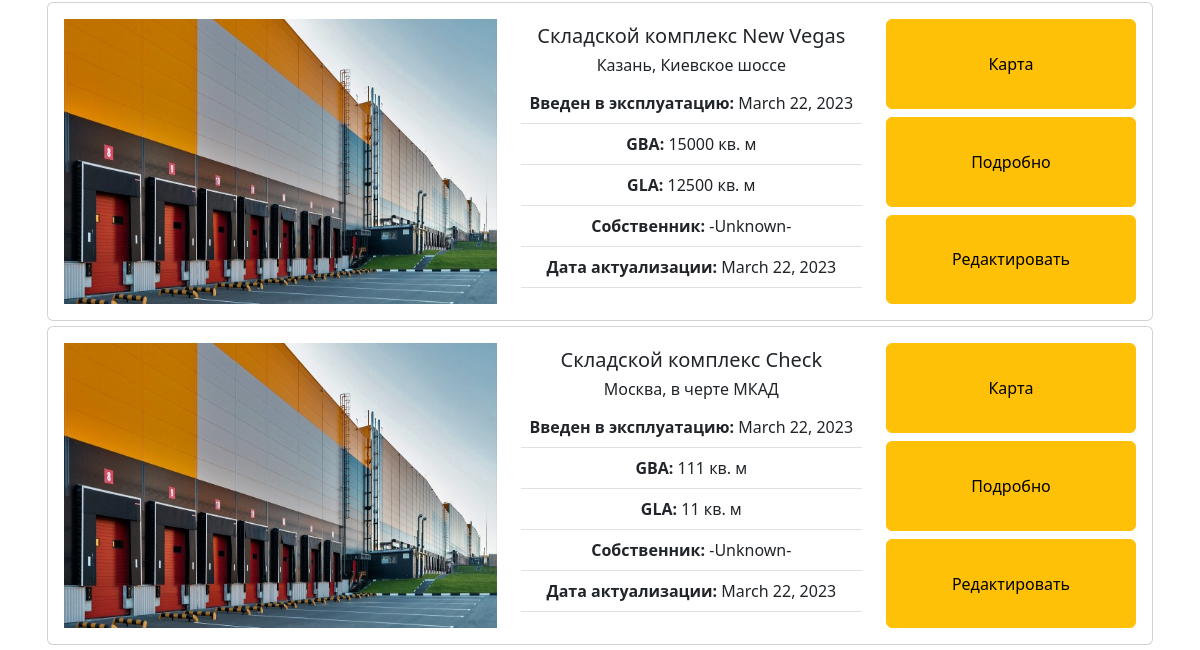
Page /property (lower part) on the earlier database version.
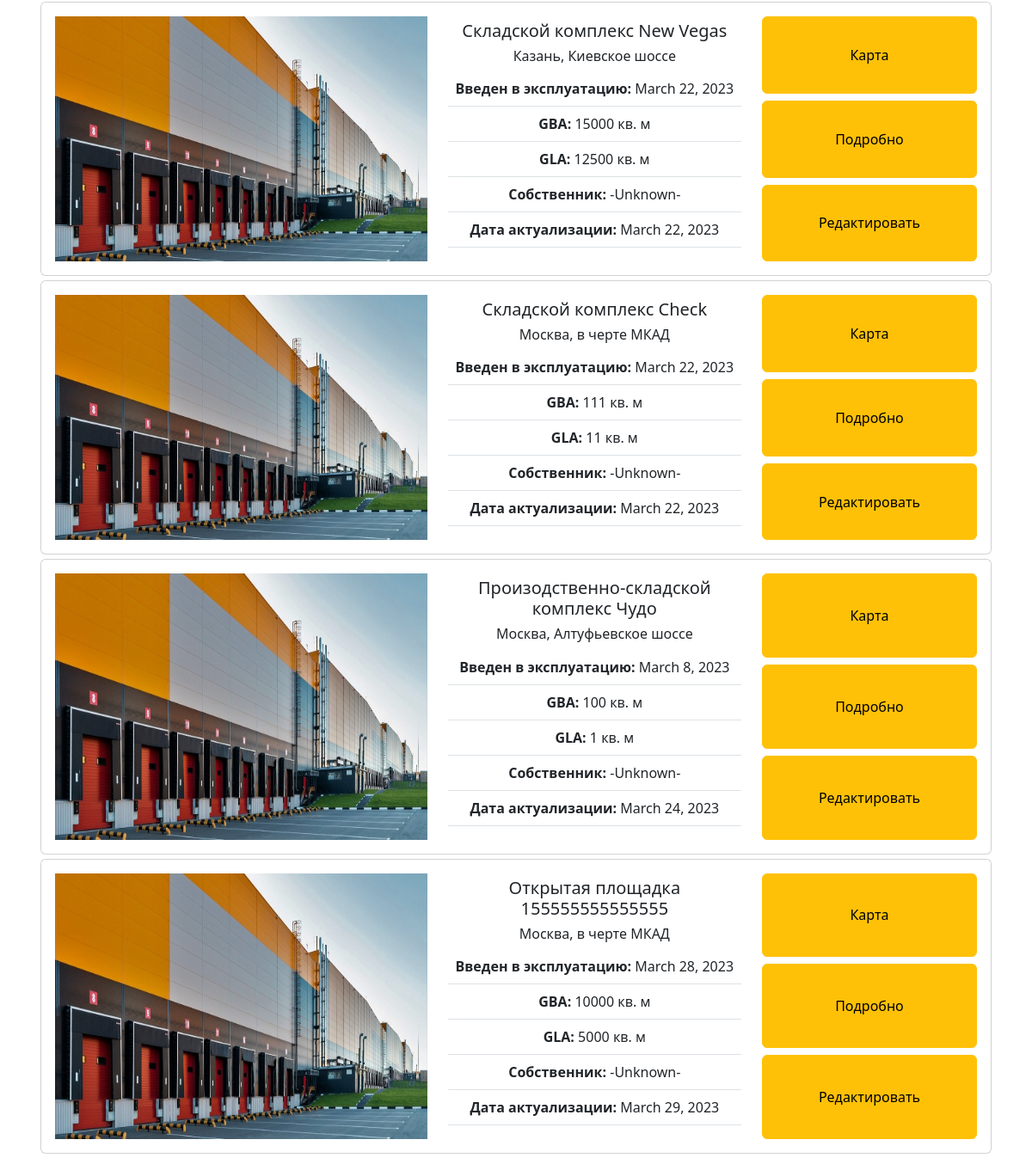
Same page on the later database version.
### listing/models.py (models this page shows)
class Property(models.Model):
    property_type = models.CharField(max_length=dropdown.property_types_max_len,  choices=dropdown.property_types, default="Складской комплекс")
    name = models.CharField(max_length=64)
    region = models.CharField(max_length=dropdown.regions_max_len, choices=dropdown.regions, default="Москва")
    highway = models.CharField(max_length=dropdown.highways_max_len, choices=dropdown.highways, default="в черте МКАД")
    location = models.CharField(max_length=22, blank=True) # make map location picker
    address = models.CharField(max_length=256, blank=True)
    gba = models.PositiveIntegerField(blank=True)
    gla = models.PositiveIntegerField(blank=True)
    built_date = models.DateField(default=now)
    photo = models.ImageField(null=True, blank=True, upload_to="property/photo")
    plan = models.ImageField(null=True, blank=True, upload_to="property/plan")
    update = models.DateField(default=now) # НАСТРОИТЬ ДАТУ ОБНОВЛЕНИЯ
    class Meta:
        verbose_name = 'Объект недвижимости'
        verbose_name_plural = 'Объекты недвижимости'

### listing/views.py (the view)
# urls.py: path('property', property_view),
def property_view(request):
    prop = Property.objects.all()
    context = {
        'prop': prop
    }
    return render(request, 'property.html', context)

### templates/property.html
{% extends "home_navbar.html" %}
{% load static %}
{% block content %}
<div class="container">
            {% for i in prop %}
            <div class="card card-body" style="margin:5px;">
                <div class="row">
                    <img class="col-5 rounded" src="static/images/dbmediaroot/lp_example.jpg">
                    <div class="col-4">
                        <h5 class="card-title text-center" style="margin-top:5px;">{{ i.property_type }} {{ i.name }}</h5>
                        <h6 class="card-text">{% if i.highway and i.region %}
                                {{ i.region }}, {{ i.highway }}
                            {% elif i.highway %}
                                {{ i.highway }}
                            {% elif i.region %}
                                {{ i.region }}
                            {% endif %}
                        </h6>
                        <table class="table table-hover">
                            <tr>
                                <td><b>Введен в эксплуатацию:</b> {{ i.built_date }}</td>
                            </tr>
                            <tr>
                                <td><b>GBA:</b> {{ i.gba }} кв. м</td>
                            </tr>
                            <tr>
                                <td><b>GLA:</b> {{ i.gla }} кв. м</td>
                            </tr>
                            <tr>
                                <td><b>Собственник:</b> -Unknown-</td>
                            </tr>
                            <tr>
                                <td><b>Дата актуализации:</b> {{ i.update }}</td>
                            </tr>
                        </table>
                </div>
                    <div class="col-3 d-grid gap-2">
                        <button class="btn btn-warning">Карта</button>
                        <button class="btn btn-warning">Подробно</button>
                        <button class="btn btn-warning">Редактировать</button>
                    </div>
                </div>
            </div>
            {% endfor %}
</div>
{% endblock %}

### templates/home_navbar.html (shortened to what this page needs)
<!doctype html>
{% load static %}
<html lang="en">
  <head>
    <link href="https://cdn.jsdelivr.net/npm/bootstrap@5.3.0-alpha1/dist/css/bootstrap.min.css" rel="stylesheet">
  </head>
  <body class="text-center">
    <div>
      {% block content %}
      {% endblock %}
    </div>
  </body>
</html>

Differences in the rows shown:
added Property: property_type "Произодственно-складской комплекс", name "Чудо", region "Москва", highway "Алтуфьевское шоссе", built_date "March 8, 2023", gba "100", gla "1", update "March 24, 2023"
added Property: property_type "Открытая площадка", name "155555555555555", region "Москва", highway "в черте МКАД", built_date "March 28, 2023", gba "10000", gla "5000", update "March 29, 2023"
